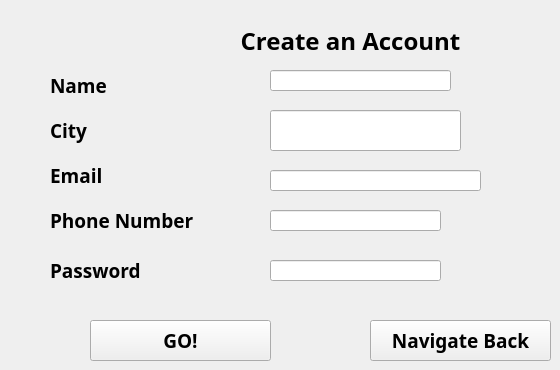
    <widget class="QWidget" name="CreateAccount">
     <widget class="QLabel" name="label_11">
      <property name="geometry">
       <rect>
        <x>180</x>
        <y>20</y>
        <width>341</width>
        <height>41</height>
       </rect>
      </property>
      <property name="font">
       <font>
        <family>Myriad Hebrew</family>
        <pointsize>18</pointsize>
        <weight>75</weight>
        <italic>false</italic>
        <bold>true</bold>
       </font>
      </property>
      <property name="text">
       <string>Create an Account</string>
      </property>
      <property name="alignment">
       <set>Qt::AlignCenter</set>
      </property>
     </widget>
     <widget class="QLabel" name="label_12">
      <property name="geometry">
       <rect>
        <x>50</x>
        <y>70</y>
        <width>151</width>
        <height>31</height>
       </rect>
      </property>
      <property name="font">
       <font>
        <family>Myriad Hebrew</family>
        <pointsize>14</pointsize>
        <weight>75</weight>
        <bold>true</bold>
       </font>
      </property>
      <property name="text">
       <string>Name</string>
      </property>
     </widget>
     <widget class="QLabel" name="label_13">
      <property name="geometry">
       <rect>
        <x>50</x>
        <y>110</y>
        <width>161</width>
        <height>41</height>
       </rect>
      </property>
      <property name="font">
       <font>
        <family>Myriad Hebrew</family>
        <pointsize>14</pointsize>
        <weight>75</weight>
        <bold>true</bold>
       </font>
      </property>
      <property name="text">
       <string>City</string>
      </property>
     </widget>
     <widget class="QLabel" name="label_14">
      <property name="geometry">
       <rect>
        <x>50</x>
        <y>160</y>
        <width>171</width>
        <height>31</height>
       </rect>
      </property>
      <property name="font">
       <font>
        <family>Myriad Hebrew</family>
        <pointsize>14</pointsize>
        <weight>75</weight>
        <bold>true</bold>
       </font>
      </property>
      <property name="text">
       <string>Email</string>
      </property>
     </widget>
     <widget class="QLabel" name="label_15">
      <property name="geometry">
       <rect>
        <x>50</x>
        <y>200</y>
        <width>211</width>
        <height>41</height>
       </rect>
      </property>
      <property name="font">
       <font>
        <family>Myriad Hebrew</family>
        <pointsize>14</pointsize>
        <weight>75</weight>
        <bold>true</bold>
       </font>
      </property>
      <property name="text">
       <string>Phone Number</string>
      </property>
     </widget>
     <widget class="QLineEdit" name="name_2">
      <property name="geometry">
       <rect>
        <x>270</x>
        <y>70</y>
        <width>181</width>
        <height>21</height>
       </rect>
      </property>
     </widget>
     <widget class="QLineEdit" name="address">
      <property name="geometry">
       <rect>
        <x>270</x>
        <y>110</y>
        <width>191</width>
        <height>41</height>
       </rect>
      </property>
     </widget>
     <widget class="QLineEdit" name="email">
      <property name="geometry">
       <rect>
        <x>270</x>
        <y>170</y>
        <width>211</width>
        <height>21</height>
       </rect>
      </property>
     </widget>
     <widget class="QLineEdit" name="number">
      <property name="geometry">
       <rect>
        <x>270</x>
        <y>210</y>
        <width>171</width>
        <height>21</height>
       </rect>
      </property>
     </widget>
     <widget class="QPushButton" name="GO">
      <property name="geometry">
       <rect>
        <x>90</x>
        <y>320</y>
        <width>181</width>
        <height>41</height>
       </rect>
      </property>
      <property name="font">
       <font>
        <family>Myriad Hebrew</family>
        <pointsize>14</pointsize>
        <weight>75</weight>
        <bold>true</bold>
       </font>
      </property>
      <property name="text">
       <string>GO!</string>
      </property>
     </widget>
     <widget class="QPushButton" name="back">
      <property name="geometry">
       <rect>
        <x>370</x>
        <y>320</y>
        <width>181</width>
        <height>41</height>
       </rect>
      </property>
      <property name="font">
       <font>
        <family>Myriad Hebrew</family>
        <pointsize>14</pointsize>
        <weight>75</weight>
        <bold>true</bold>
       </font>
      </property>
      <property name="text">
       <string>Navigate Back</string>
      </property>
     </widget>
     <widget class="QLabel" name="label_46">
      <property name="geometry">
       <rect>
        <x>50</x>
        <y>250</y>
        <width>211</width>
        <height>41</height>
       </rect>
      </property>
      <property name="font">
       <font>
        <family>Myriad Hebrew</family>
        <pointsize>14</pointsize>
        <weight>75</weight>
        <bold>true</bold>
       </font>
      </property>
      <property name="text">
       <string>Password</string>
      </property>
     </widget>
     <widget class="QLineEdit" name="Password">
      <property name="geometry">
       <rect>
        <x>270</x>
        <y>260</y>
        <width>171</width>
        <height>21</height>
       </rect>
      </property>
      <property name="echoMode">
       <enum>QLineEdit::PasswordEchoOnEdit</enum>
      </property>
     </widget>
    </widget>
